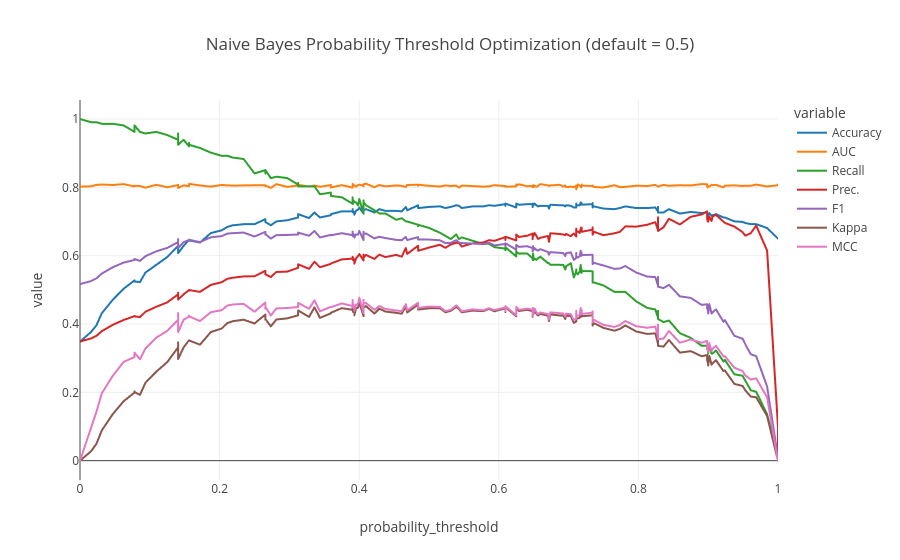

The code cell stored with this chart in its notebook:
### Code cell
#Optimize threshold
optimized_best = optimize_threshold(best)
print(optimized_best)

### Figure 1 — Plotly figure (JSON) as saved in the notebook; plotly's stock layout.template omitted (floating-point values rounded to 4 significant figures; data arrays with more than 128 entries replaced by an {"elided": "..."} marker saying what was removed)
{"data": [{"hovertemplate": "variable=Accuracy<br>probability_threshold=%{x}<br>value=%{y}<extra></extra>", "legendgroup": "Accuracy", "line": {"color": "#1F77B4", "dash": "solid"}, "marker": {"symbol": "circle"}, "mode": "lines", "name": "Accuracy", "showlegend": true, "type": "scattergl", "x": {"elided": "157 float values"}, "xaxis": "x", "y": {"elided": "157 float values"}, "yaxis": "y"}, {"hovertemplate": "variable=AUC<br>probability_threshold=%{x}<br>value=%{y}<extra></extra>", "legendgroup": "AUC", "line": {"color": "#FF7F0E", "dash": "solid"}, "marker": {"symbol": "circle"}, "mode": "lines", "name": "AUC", "showlegend": true, "type": "scattergl", "x": {"elided": "157 float values"}, "xaxis": "x", "y": {"elided": "157 float values"}, "yaxis": "y"}, {"hovertemplate": "variable=Recall<br>probability_threshold=%{x}<br>value=%{y}<extra></extra>", "legendgroup": "Recall", "line": {"color": "#2CA02C", "dash": "solid"}, "marker": {"symbol": "circle"}, "mode": "lines", "name": "Recall", "showlegend": true, "type": "scattergl", "x": {"elided": "157 float values"}, "xaxis": "x", "y": {"elided": "157 float values"}, "yaxis": "y"}, {"hovertemplate": "variable=Prec.<br>probability_threshold=%{x}<br>value=%{y}<extra></extra>", "legendgroup": "Prec.", "line": {"color": "#D62728", "dash": "solid"}, "marker": {"symbol": "circle"}, "mode": "lines", "name": "Prec.", "showlegend": true, "type": "scattergl", "x": {"elided": "157 float values"}, "xaxis": "x", "y": {"elided": "157 float values"}, "yaxis": "y"}, {"hovertemplate": "variable=F1<br>probability_threshold=%{x}<br>value=%{y}<extra></extra>", "legendgroup": "F1", "line": {"color": "#9467BD", "dash": "solid"}, "marker": {"symbol": "circle"}, "mode": "lines", "name": "F1", "showlegend": true, "type": "scattergl", "x": {"elided": "157 float values"}, "xaxis": "x", "y": {"elided": "157 float values"}, "yaxis": "y"}, {"hovertemplate": "variable=Kappa<br>probability_threshold=%{x}<br>value=%{y}<extra></extra>", "legendgroup": "Kappa", "line": {"color": "#8C564B", "dash": "solid"}, "marker": {"symbol": "circle"}, "mode": "lines", "name": "Kappa", "showlegend": true, "type": "scattergl", "x": {"elided": "157 float values"}, "xaxis": "x", "y": {"elided": "157 float values"}, "yaxis": "y"}, {"hovertemplate": "variable=MCC<br>probability_threshold=%{x}<br>value=%{y}<extra></extra>", "legendgroup": "MCC", "line": {"color": "#E377C2", "dash": "solid"}, "marker": {"symbol": "circle"}, "mode": "lines", "name": "MCC", "showlegend": true, "type": "scattergl", "x": {"elided": "157 float values"}, "xaxis": "x", "y": {"elided": "157 float values"}, "yaxis": "y"}], "layout": {"legend": {"title": {"text": "variable"}, "tracegroupgap": 0}, "title": {"text": "Naive Bayes Probability Threshold Optimization (default = 0.5)"}, "xaxis": {"anchor": "y", "domain": [0, 1], "title": {"text": "probability_threshold"}}, "yaxis": {"anchor": "x", "domain": [0, 1], "title": {"text": "value"}}}}
